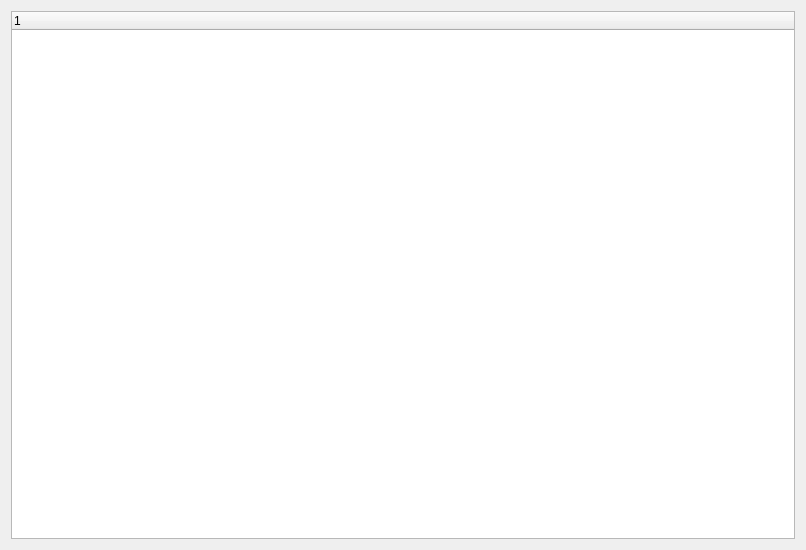
<?xml version="1.0" encoding="UTF-8"?>
<ui version="4.0">
 <class>Widget</class>
 <widget class="QWidget" name="Widget">
  <property name="geometry">
   <rect>
    <x>0</x>
    <y>0</y>
    <width>806</width>
    <height>550</height>
   </rect>
  </property>
  <property name="windowTitle">
   <string>Widget</string>
  </property>
  <layout class="QVBoxLayout" name="verticalLayout">
   <item>
    <widget class="QTreeWidget" name="treeWidget">
     <column>
      <property name="text">
       <string notr="true">1</string>
      </property>
     </column>
    </widget>
   </item>
  </layout>
 </widget>
 <resources/>
 <connections/>
</ui>
